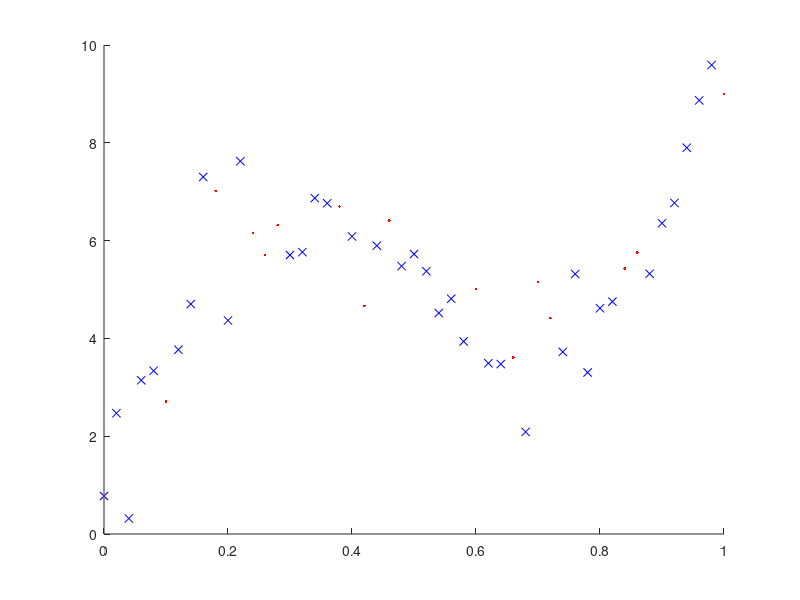

Write MATLAB code to recreate this figure. (Note: this script raises an error after producing the figure.)
%% Aufgabe 3:
% a)
load('reg1d.mat');

% Plot Training and Test Data:
figure; hold on;
plot(X_train,Y_train,'bx');
plot(X_test,Y_test,'r.');

% Preprocess Training Data by concat 1 (bias) to each point:
X_train_cat = [X_train, ones(length(X_train),1)];
X_test_cat = [X_test, ones(length(X_test),1)];

% b) learn
w = least_squares(X_train_cat,Y_train);
f = @(x) x*w;

Y_test_pred = f(X_test_cat);
plot(X_test,Y_test_pred,'g-o');

% c) eval
err = lossL2(Y_test,Y_test_pred);
fprintf('Average L2 loss (linear): %f\n',err);

% d) non-lin. features
X_train_3 = [X_train.^3 X_train.^2 X_train_cat];
X_test_3 = [X_test.^3 X_test.^2 X_test_cat];

w_3 = least_squares(X_train_3, Y_train);
f_3 = @(x) x*w_3;
Y_test_pred_3 = f_3(X_test_3);

X_plot = min(X_test):0.01:max(X_test);
X_plot2 = [X_plot.^3; X_plot.^2; X_plot; X_plot.^0]';
Y_plot = f_3(X_plot2);
plot(X_plot,Y_plot,'k-');
legend('Training Points','Test Points','Linear L2','Cubic L2');
plot(X_test,Y_test_pred_3,'ko');

err_3 = lossL2(Y_test, Y_test_pred_3);
fprintf('Average L2 loss (cubic): %f\n',err_3);

% e) add extreme outlier
pause
X_train_out = [X_train_cat;1.05,1];
Y_train_out = [Y_train;-10];
% does outlier fit in the plot???

w = least_squares(X_train_out,Y_train_out);
f = @(x) x*w;
Y_test_pred_out = f(X_test_cat);
err_out = lossL2(Y_test,Y_test_pred_out);
fprintf('Average L2 loss (outlier,lin): %f\n',err_out);
plot(X_test,Y_test_pred_out,'r-x');

X_train_out2 = [X_train;1.05];
X_train_3out = [X_train_out2.^3 X_train_out2.^2 X_train_out];

w_3out = least_squares(X_train_3out, Y_train_out);
f_3out = @(x) x*w_3out;
Y_test_pred_3out = f_3out(X_test_3);

plot(X_test,Y_test_pred_3out,'kx');
Y_plot_out = f_3out(X_plot2);
plot(X_plot,Y_plot_out,'k-');

err_3out = lossL2(Y_test, Y_test_pred_3out);
fprintf('Average L2 loss (outlier,cubic): %f\n',err_3out);

